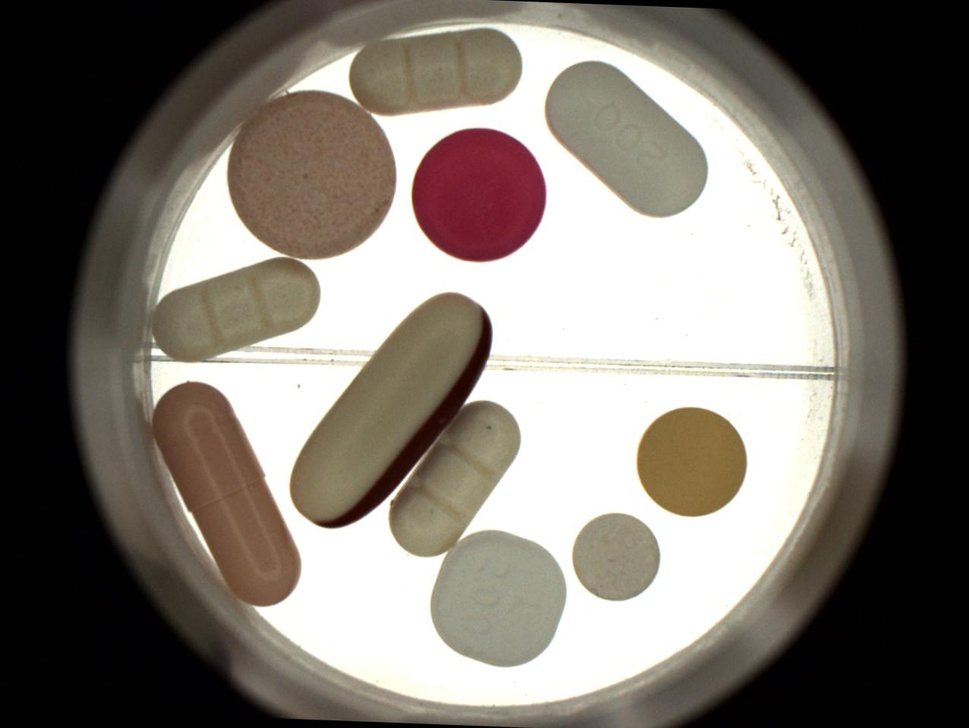
#> input picture pills.jpg, 969 x 728 px, shrunk from 1276 x 958 before the run
$ python test.py
#> lines starting #> are read from the running program, lines starting #| are printed output that depends on the picture; after the words box and inside, x2 and y2 are one past the last pixel; in counts of white or black regions, pixels touching at a corner belong together
import cv2
import numpy as np

# Read image
img = cv2.imread('pills.jpg')
#> img is the input picture: shape (728, 969, 3); mean B, G, R 111.3, 119.2, 125.6
hh, ww = img.shape[:2]
#> hh = 728; ww = 969

# threshold on white
# Define lower and uppper limits
lower = np.array([200, 200, 200])
upper = np.array([255, 255, 255])

# Create mask to only select black
thresh = cv2.inRange(img, lower, upper)
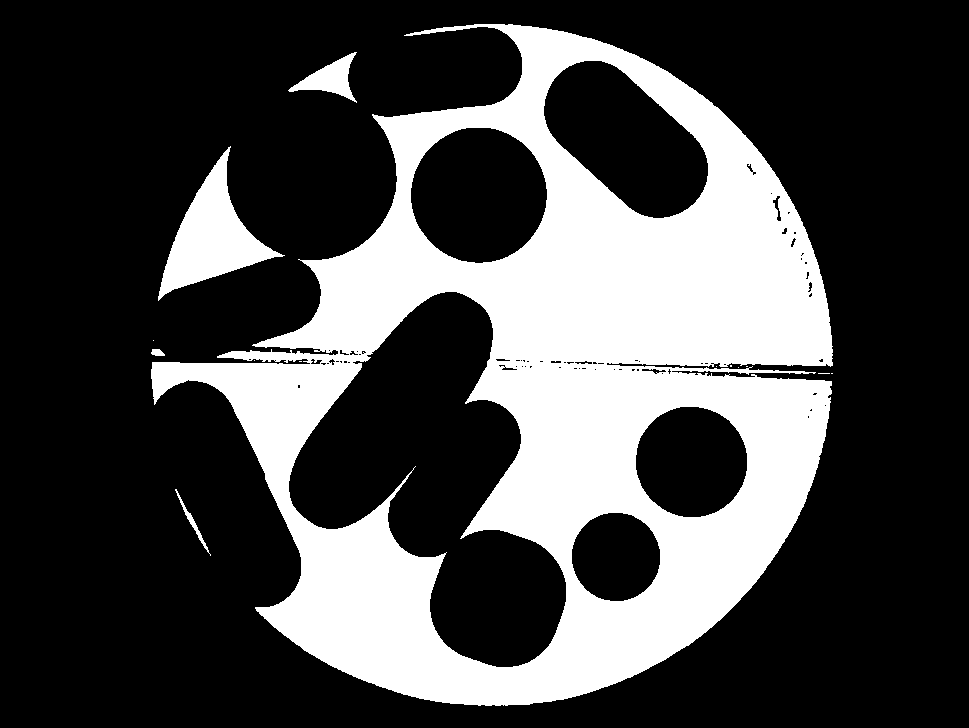
#> thresh: shape (728, 969); 28.3% white; 14 white regions (9 under 20 px), largest, box (x1, y1, x2, y2) and area: (151, 24, 833, 706) 191205, (158, 146, 285, 301) 7063, (288, 52, 357, 103) 1372, (175, 489, 211, 556) 239, (151, 349, 165, 356) 75

# apply morphology
kernel = cv2.getStructuringElement(cv2.MORPH_ELLIPSE, (20, 20))
morph = cv2.morphologyEx(thresh, cv2.MORPH_CLOSE, kernel)
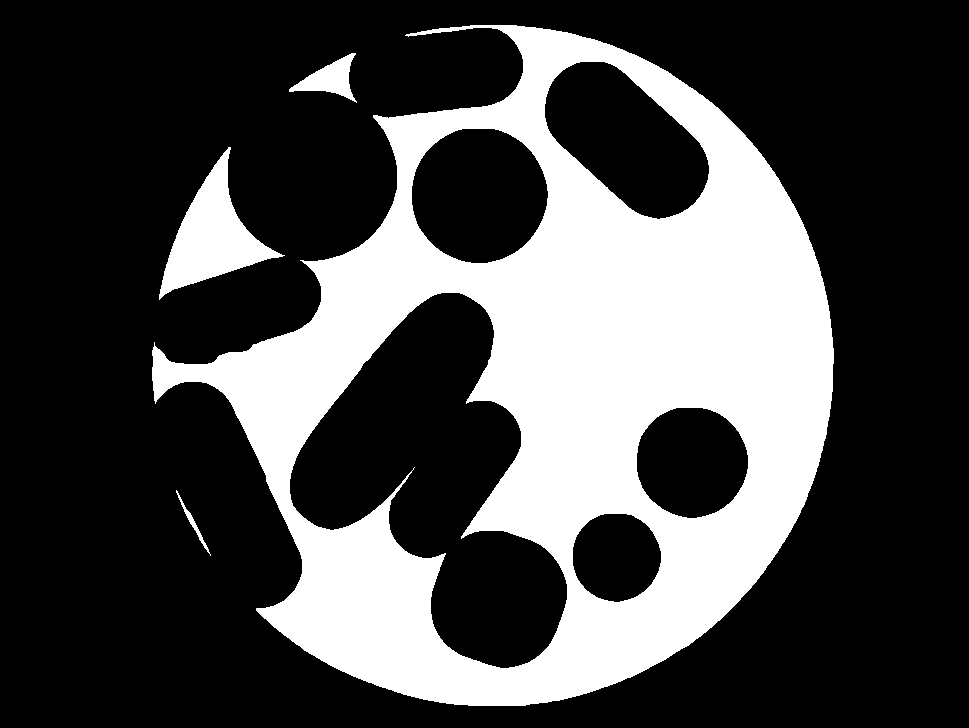
#> morph: shape (728, 969); 28.8% white; 4 white regions, box (x1, y1, x2, y2) and area: (152, 25, 834, 706) 194312, (159, 147, 285, 300) 7076, (289, 53, 357, 103) 1413, (176, 490, 211, 556) 237

# invert morp image
mask = 255 - morph

# apply mask to image
result = cv2.bitwise_and(img, img, mask=mask)
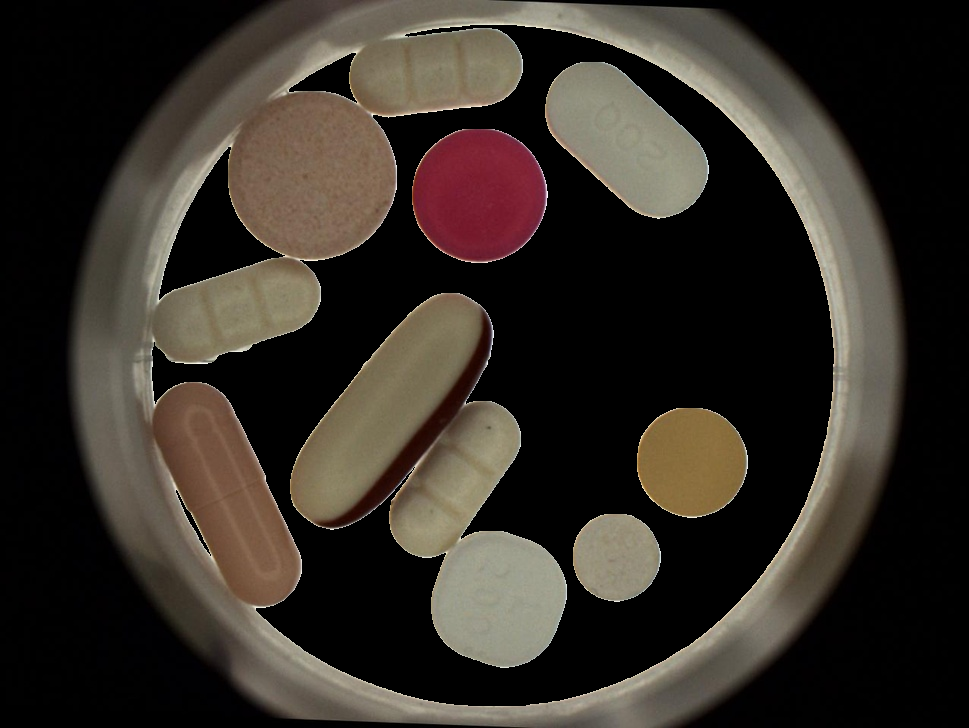
#> result: shape (728, 969, 3); mean B, G, R 39.5, 46.6, 52.9


# save results
cv2.imwrite('pills_thresh.jpg', thresh)
cv2.imwrite('pills_morph.jpg', morph)
cv2.imwrite('pills_mask.jpg', mask)
cv2.imwrite('pills_result.jpg', result)

cv2.imshow('thresh', thresh)
cv2.imshow('morph', morph)
cv2.imshow('mask', mask)
cv2.imshow('result', result)
cv2.waitKey(0)
cv2.destroyAllWindows()
